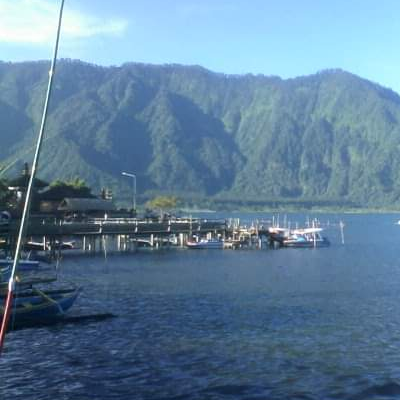
#> input picture images/bali.png, 400 x 400 px; its folder holds 8 pictures in this run
$ jupyter execute --allow-errors palette-transfer.ipynb   (shell and % lines are left out)
#> lines starting #> are read from the running program, lines starting #| are printed output that depends on the picture
[cell 1]
import os
import sys
import numpy as np
import matplotlib.pyplot as plt
from PIL import Image
from time import time
from sklearn.cluster import KMeans

[cell 2]
def load_image_to_array(filename, with_alpha=False, resize_factor=None, min_side=None, max_side=None):
#> called with filename = 'images/bali.png', with_alpha = False, min_side = 400
    image = Image.open(filename)
#> image is the input picture: PIL image 400x400 RGBA; mean R, G, B, A 96.1, 127.4, 153.5, 255
    width, height = image.width, image.height
#> width = 400; height = 400

    if resize_factor != None:
        new_width = int(resize_factor * width)
        new_height = int(resize_factor * height)
        image = image.resize((new_width, new_height))
    elif (min_side == None) or (max_side == None):
        width_is_min = (width < height)
#> width_is_min = False

        if (min_side != None) and (max_side != None):
            if width_is_min:
                image = image.resize((min_side, max_side))
            else:
                image = image.resize((max_side, min_side))
        elif min_side != None:
            if width_is_min:
                new_height = int(height * min_side / width)
                image = image.resize((min_side, new_height))
            else:
                new_width = int(width * min_side / height)
#> new_width = 400
                image = image.resize((new_width, min_side))
        elif max_side != None:
            if width_is_min:
                new_width = int(width * max_side / height)
                image = image.resize((new_width, max_side))
            else:
                new_height = int(height * max_side / width)
                image = image.resize((max_side, new_height))

    image = np.array(image)
    if (not with_alpha) and (image.shape[-1] == 4):
        image = image[:, :, :-1]
#> image: shape (400, 400, 3)
#> call 2 of load_image_to_array, with filename = 'images/blossom.jpg', with_alpha = False, min_side = 400
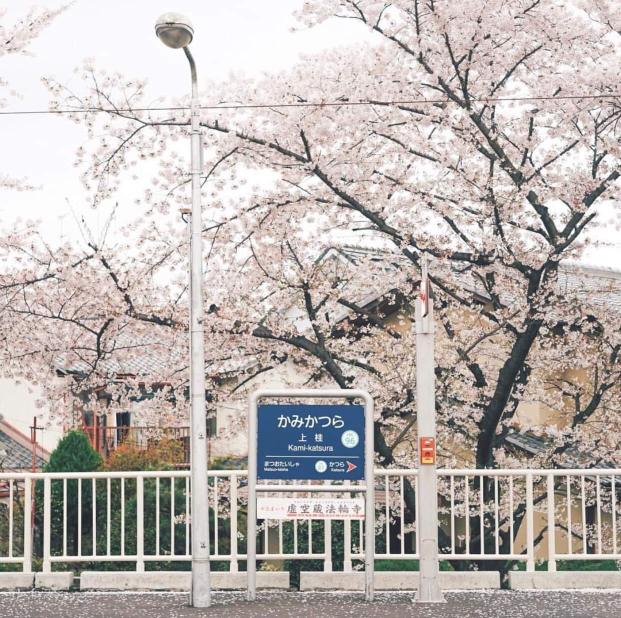
#> input picture images/blossom.jpg, 1242 x 1236 px (shown at 1/2 size)
#> in load_image_to_array, image is the input picture: PIL image 1242x1236 RGB; mean R, G, B 187.5, 180.3, 176.9
#> in load_image_to_array (call 2), `image = image.resize((new_width, min_side))`:
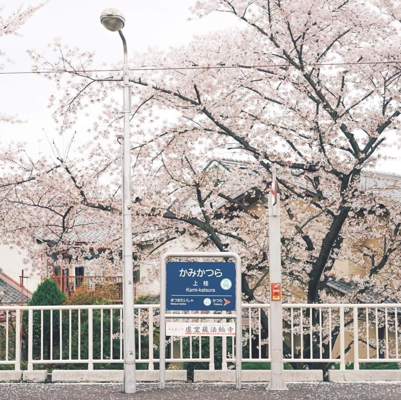
#> image: PIL image 401x400 RGB; mean R, G, B 187.5, 180.3, 176.9

    return image

def get_palette(image, K=10):
#> called with K = 10
    image = np.array(image, dtype='float32')
#> image: shape (400, 400, 3) float32
    image_shape = image.shape
#> image_shape = (400, 400, 3)
    image = image.reshape(-1, 3)

    kmeans = KMeans(n_clusters=K, random_state=0, n_init=3, max_iter=100)
    kmeans.fit(image)
    clusters = kmeans.predict(image)
    result = kmeans.cluster_centers_[clusters]

    result = np.uint8(result)
    result = result.reshape(image_shape)
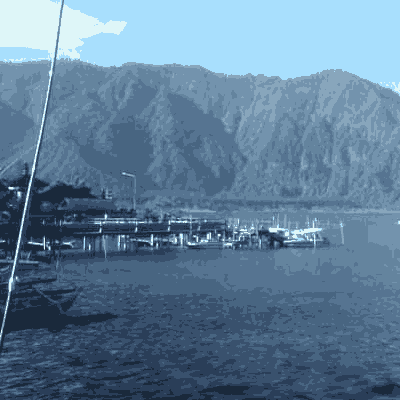
#> result: shape (400, 400, 3); mean of channels 0, 1, 2 95.7, 126.9, 153; drawn as R, G, B
    image = np.uint8(image)
    image = image.reshape(image_shape)

    return image, result, kmeans

def sideplot(image, result, tag=('original', 'result'), figsize=(8, 4), title=None):
    fig, ax = plt.subplots(1, 2, figsize=figsize)
    ax[0].imshow(image)
    ax[0].axis('off')
    ax[0].set_title(tag[0])
    ax[1].imshow(result)
    ax[1].axis('off')
    ax[1].set_title(tag[1])
    fig.tight_layout()
    if title:
        fig.suptitle(title)
        plt.savefig('images/%s.jpg' % title)
    plt.show()

def fourplot(image1, image2, result1, image_cross):
    fig, ax = plt.subplots(2, 2, figsize=(8, 8))

    ax[0][0].imshow(image1)
    ax[0][0].set_title('Image 1')
    ax[0][0].axis('off')

    ax[0][1].imshow(image2)
    ax[0][1].set_title('Image 2')
    ax[0][1].axis('off')

    ax[1][0].imshow(result1)
    ax[1][0].set_title('Image 1 with palette')
    ax[1][0].axis('off')

    ax[1][1].imshow(image_cross)
    ax[1][1].set_title('Transferred palette')
    ax[1][1].axis('off')

    fig.tight_layout()
    plt.show()

def transfer_palette(image1, image2, K=10):
    start = time()
    image1, result1, algo1 = get_palette(image1, K=K)

    orig_shape = image2.shape
#> orig_shape = (400, 401, 3)
    image_cross = image2.reshape(-1, image2.shape[-1])
    clusters = algo1.predict(image_cross)
    image_cross = algo1.cluster_centers_[clusters]
    image_cross = np.uint8(image_cross.reshape(orig_shape))

    print('Done in %.2fs' % (time() - start))

    return (
        image_cross,
        result1,
        algo1
    )

[cell 3]
filename1, filename2 = 'images/bali.png', 'images/blossom.jpg'
image1 = load_image_to_array(filename1, min_side=400)
image2 = load_image_to_array(filename2, min_side=400)

#> (the rest of this cell did not finish here and is left out)

[cell 4]
filename1 = 'images/house.jpg'
filename2 = 'images/street4.jpg'
image1 = load_image_to_array(filename1, min_side=400)
#> call 3 of load_image_to_array, with filename = 'images/house.jpg', with_alpha = False, min_side = 400
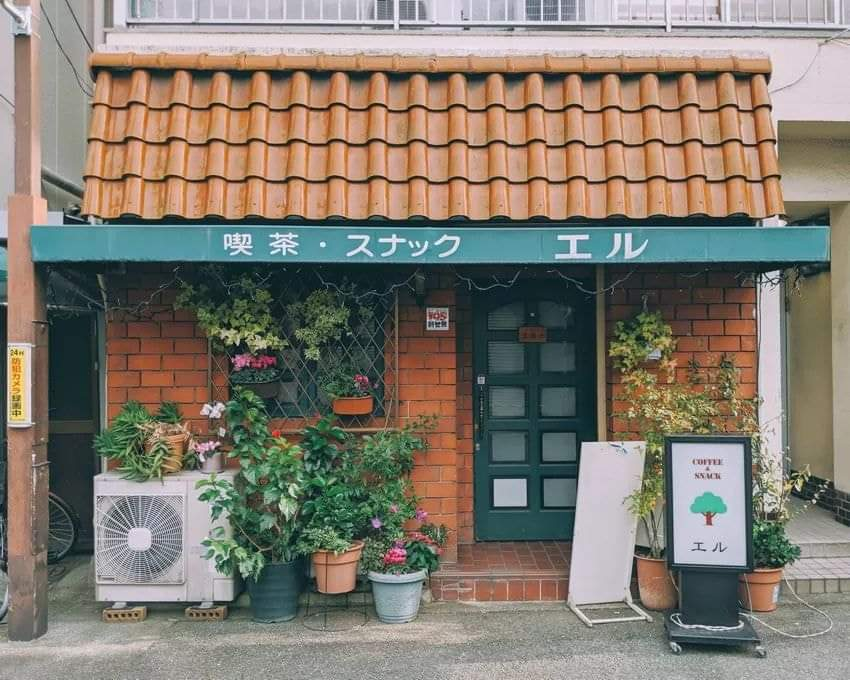
#> input picture images/house.jpg, 850 x 680 px
#> in load_image_to_array, image is the input picture: PIL image 850x680 RGB; mean R, G, B 130.2, 122.9, 111.6
image2 = load_image_to_array(filename2, min_side=400)
#> call 4 of load_image_to_array, with filename = 'images/street4.jpg', with_alpha = False, min_side = 400
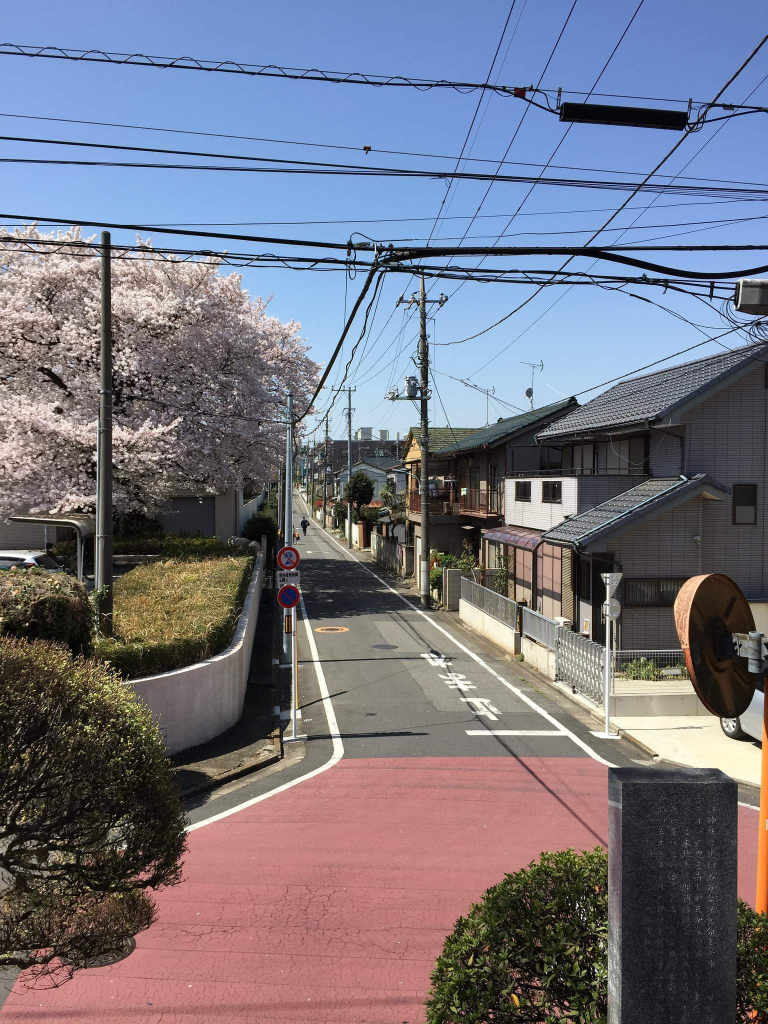
#> input picture images/street4.jpg, 1536 x 2048 px (shown at 1/2 size)
#> in load_image_to_array, image is the input picture: PIL image 1536x2048 RGB; mean R, G, B 116.1, 115.7, 128.1
#> in load_image_to_array (call 4), `image = image.resize((min_side, new_height))`:
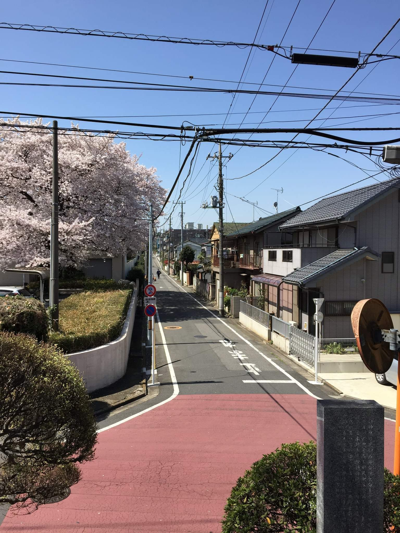
#> image: PIL image 400x533 RGB; mean R, G, B 116.1, 115.7, 128.1
